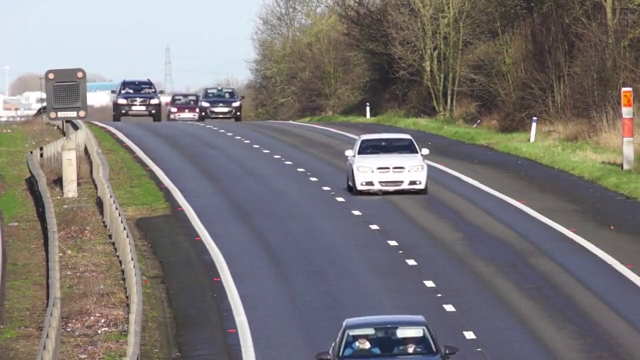
#> input picture frame 206 of VideoBackgroundEstimation/video.mp4, 640 x 360 px
$ python removeVideoBg.py
#> lines starting #> are read from the running program, lines starting #| are printed output that depends on the picture; after the words box and inside, x2 and y2 are one past the last pixel; in counts of white or black regions, pixels touching at a corner belong together
import numpy as np
import cv2
from skimage import data, filters

# Open Video
cap = cv2.VideoCapture('video.mp4')

# Randomly select 25 frames
frameIds = cap.get(cv2.CAP_PROP_FRAME_COUNT) * np.random.uniform(size=25)

# print(frameIds)

# Store selected frames in an array
frames = []
for fid in frameIds:
    cap.set(cv2.CAP_PROP_POS_FRAMES, fid)
    ret, frame = cap.read()
    frames.append(frame)
#> this loop made 25 passes
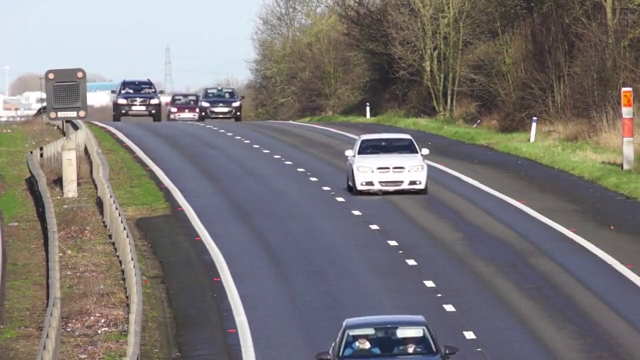
#> input picture frame 206 of VideoBackgroundEstimation/video.mp4, 640 x 360 px
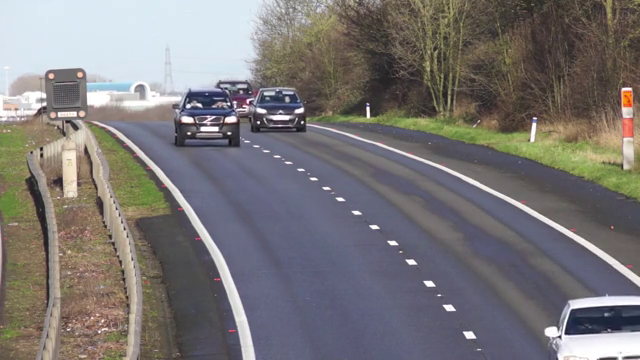
#> input picture frame 269 of VideoBackgroundEstimation/video.mp4, 640 x 360 px
#> after the loop, frames = 25 items

# Calculate the median along the time axis
medianFrame = np.median(frames, axis=0).astype(dtype=np.uint8)
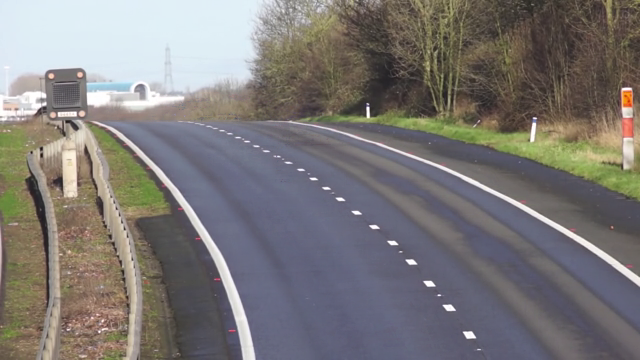
#> medianFrame: shape (360, 640, 3); mean of channels 0, 1, 2 119.5, 120.7, 124.3; drawn as B, G, R

# Display median frame
cv2.imshow('frame', medianFrame)
cv2.waitKey(0)

# Reset frame number to 0
cap.set(cv2.CAP_PROP_POS_FRAMES, 0)

# Convert background to grayscale
grayMedianFrame = cv2.cvtColor(medianFrame, cv2.COLOR_BGR2GRAY)
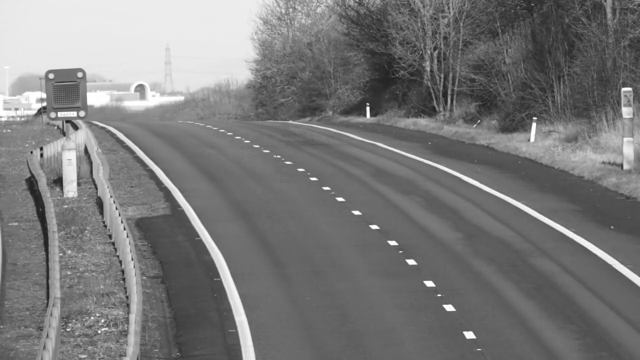
#> grayMedianFrame: shape (360, 640); min 22, max 255, mean 121.6

# Loop over all frames
ret = True

while(ret):
    # Read frame
    ret, frame = cap.read()
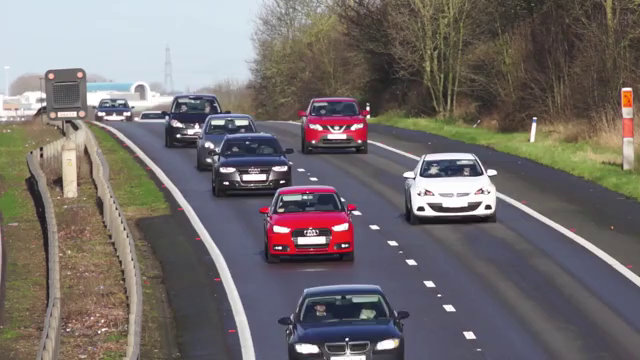
#> input picture frame 0 of VideoBackgroundEstimation/video.mp4, 640 x 360 px
#> frame is the input picture: shape (360, 640, 3); mean B, G, R 109.1, 109.9, 116.5

    if ret == True:
        # Convert current frame to grayscale
        frame = cv2.cvtColor(frame, cv2.COLOR_BGR2GRAY)
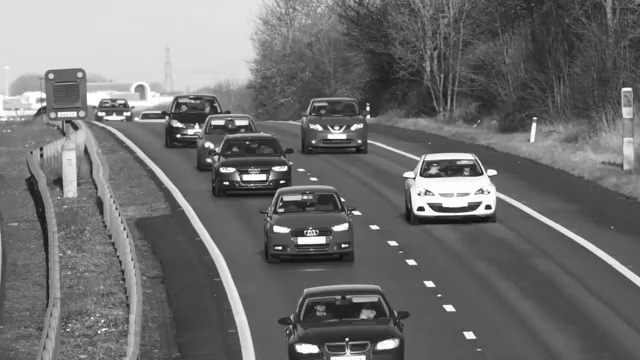
#> frame: shape (360, 640); min 11, max 255, mean 111.8
        # Calculate absolute difference of current frame and
        # the median frame
        dframe = cv2.absdiff(frame, grayMedianFrame)
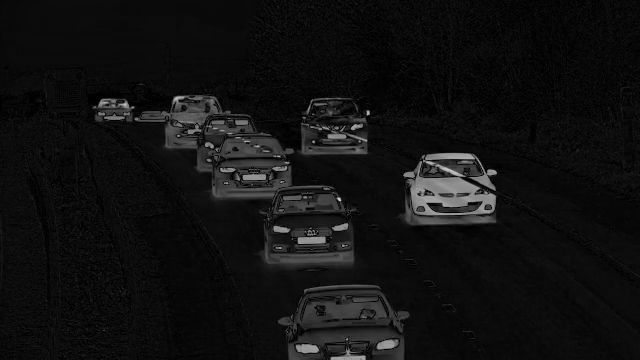
#> dframe: shape (360, 640); min 0, max 211, mean 17
        # Treshold to binarize
        th, dframe = cv2.threshold(dframe, 40, 255, cv2.THRESH_BINARY)
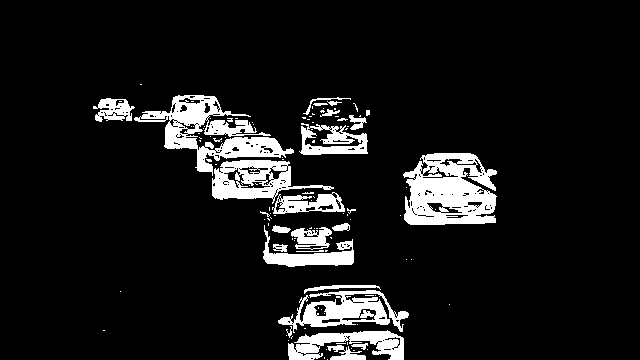
#> dframe: shape (360, 640); 9.5% white; 116 white regions (90 under 20 px), largest, box (x1, y1, x2, y2) and area: (403, 153, 497, 225) 4856, (134, 95, 294, 176) 4206, (278, 290, 409, 333) 2424
        # Display image
        cv2.imshow('frame', dframe)

    cv2.waitKey(20)


# Release video object
cap.release()

# Destroy all windows
cv2.destroyAllWindows()

$ run again, starting later in the video
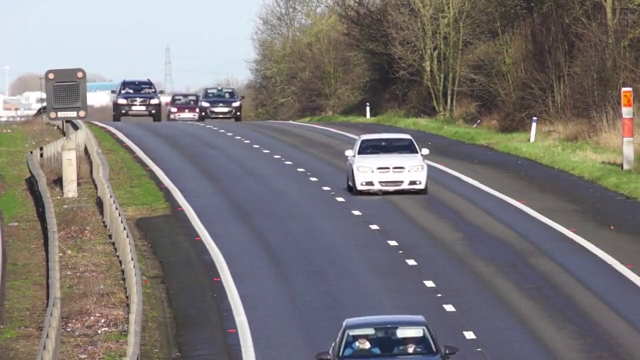
#> input picture frame 206 of VideoBackgroundEstimation/video.mp4, 640 x 360 px
#> the loop `for fid in frameIds:` made 25 passes
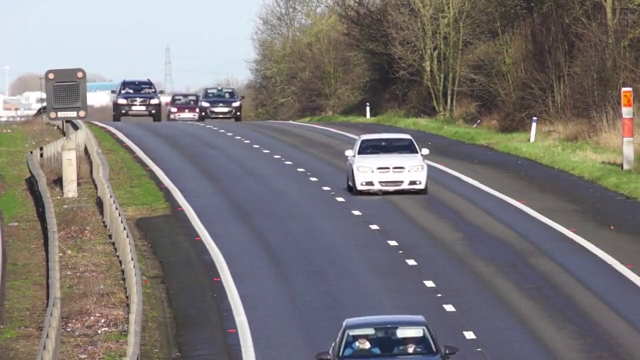
#> input picture frame 206 of VideoBackgroundEstimation/video.mp4, 640 x 360 px
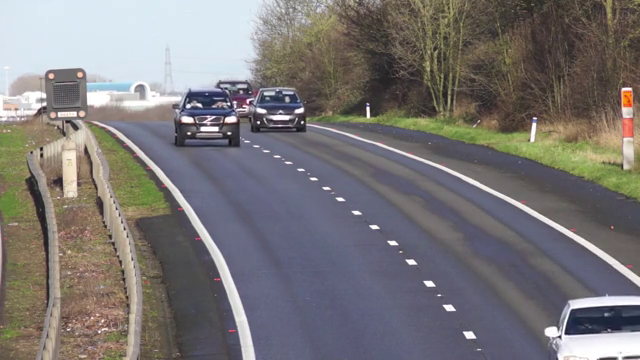
#> input picture frame 269 of VideoBackgroundEstimation/video.mp4, 640 x 360 px
#> after the loop `for fid in frameIds:`: frames = 25 items
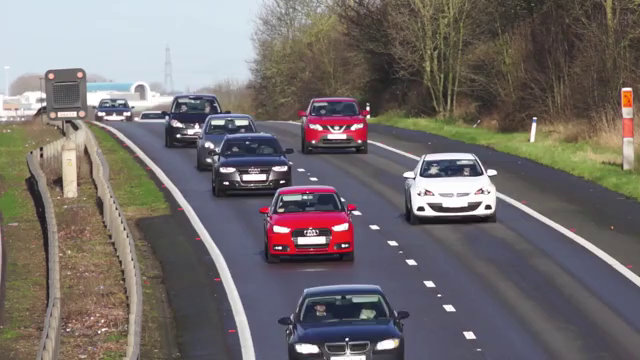
#> input picture frame 0 of VideoBackgroundEstimation/video.mp4, 640 x 360 px
#> frame is the input picture: shape (360, 640, 3); mean B, G, R 109.1, 109.9, 116.5
